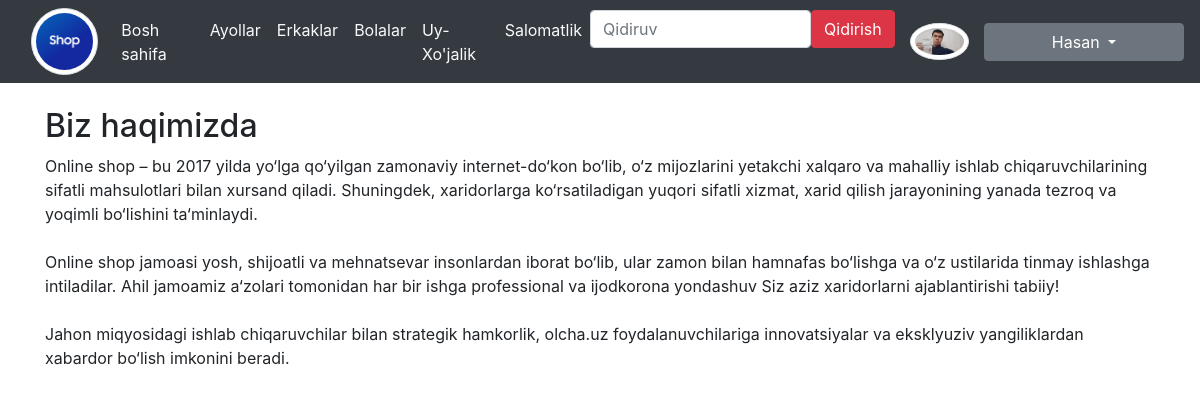
The page /user/about/ (signed in) on the database its author committed.
### users/models.py (models this page shows)
class CustomUser(AbstractUser):
    age = models.PositiveSmallIntegerField(null=True, blank=False)
    password = models.CharField(max_length=10)
    phone = models.IntegerField(max_length=15, null=True)
    image = models.ImageField(upload_to='users/',blank=True, null=True)
    location = models.CharField(max_length=255, choices=Location_choices)

### users/views.py (the view)
# urls.py: path('about/', About, name='about'),
def About(request):
    return render(request, template_name="user/about.html")

### templates/user/about.html
{% extends 'base.html' %}
{% load django_bootstrap5 %}
{% block content %}
<br><h2>Biz haqimizda</h2>
<p>Online shop – bu 2017 yilda yo‘lga qo‘yilgan zamonaviy internet-do‘kon bo‘lib, o‘z mijozlarini yetakchi xalqaro va mahalliy ishlab chiqaruvchilarining sifatli mahsulotlari bilan xursand qiladi. Shuningdek, xaridorlarga ko‘rsatiladigan yuqori sifatli xizmat, xarid qilish jarayonining yanada tezroq va yoqimli bo‘lishini ta‘minlaydi.<br><br>Online shop jamoasi yosh, shijoatli va mehnatsevar insonlardan iborat bo‘lib, ular zamon bilan hamnafas bo‘lishga va o‘z ustilarida tinmay ishlashga intiladilar. Ahil jamoamiz a‘zolari tomonidan har bir ishga professional va ijodkorona yondashuv Siz aziz xaridorlarni ajablantirishi tabiiy!<br><br>Jahon miqyosidagi ishlab chiqaruvchilar bilan strategik hamkorlik, olcha.uz foydalanuvchilariga innovatsiyalar va eksklyuziv yangiliklardan xabardor bo‘lish imkonini beradi.</p>
{% endblock content %}

### templates/base.html (shortened to what this page needs)
{% load static %}
<!DOCTYPE html>
<html lang="en">
<head>
    <link rel="stylesheet" href="https://cdn.jsdelivr.net/npm/bootstrap@4.5.3/dist/css/bootstrap.min.css">
    <link rel="stylesheet" href="https://cdn.jsdelivr.net/npm/bootstrap-icons@1.9.0/font/bootstrap-icons.css">
</head>
<body>
    <nav class="navbar navbar-expand-md navbar-light bg-dark">
        <div class="col-xs-3 col-sm-1">
            <img class="mg-fluid rounded-circle img-thumbnail" src="{% static 'img/shop.png' %}" alt="Townhouses">
        </div>
        <div class="collapse navbar-collapse" id="navbarNav">
            <ul class="navbar-nav mr-auto">
                <li class="nav-item active">
                    <a class="nav-link text-light" href="{% url 'home' %}">Bosh sahifa <span class="sr-only">(current)</span></a>
                </li>
                <li class="nav-item">
                    <a class="nav-link text-light" href="{% url 'product_filters' category='Ayollar' %}">Ayollar</a>
                </li>
                <li class="nav-item">
                    <a class="nav-link text-light" href="{% url 'product_filters' category='Erkaklar' %}">Erkaklar</a>
                </li>
                <li class="nav-item">
                    <a class="nav-link text-light" href="{% url 'product_filters' category='Bolalar' %}">Bolalar</a>
                </li>
                <li class="nav-item">
                    <a class="nav-link text-light" href="{% url 'product_filters' category="Uy-Xo'jalik" %}">Uy-Xo'jalik</a>
                </li>
                <li class="nav-item">
                    <a class="nav-link text-light" href="{% url 'product_filters' category='Salomatlik' %}">Salomatlik</a>
                </li>
                <li class="nav-item">
                    <div class="d-flex">
                      <form class="d-flex" method=POST action="{% url 'search' %}">
                        <input class="form-control me-2" type="search" placeholder="Qidiruv" aria-label="Search" name="searched">
                        <button type="submit" class="btn btn-danger">Qidirish</button>
                      </form>
                    </div>
                </li>
            </ul>
            {% if user.is_authenticated %}
                {% if user.image %}
                    <div class="col-xs-3 col-sm-1">
                        <img src="{{ user.image.url }}" alt="{{ user.username }}" class="img-fluid rounded-circle img-thumbnail">
                    </div>
                {% else %}
                    <div class="col-xs-3 col-sm-1">
                        <img src="{% static 'img/unknown.jpg' %}" alt="{{ user.username }}" class="mg-fluid rounded-circle img-thumbnail">
                    </div>
                {% endif %}
                <div class="dropdown">
                    <button style="min-width: 200px" class="btn btn-secondary dropdown-toggle " type="button" id="dropdownMenuButton1" data-bs-toggle="dropdown" aria-expanded="false">
                        {{ user.username }}
                    </button>
                </div>
            {% else %}
                <div class="btn-group" role="group" aria-label="Basic example">
                    <a class="btn btn-dark" href="{% url 'signin' %}" role="button">Kirish</a>
                    <a class="btn btn-dark" href="{% url 'signup' %}" role="button">Ro'yxatdan o'tish</a>
                </div>
            {% endif %}
        </div>
    </nav>
    <main>
        <div class="container">
            {% block content %}
            {% endblock content %}
        </div>
    </main>
</body>
</html>

### rows shown on the page
CustomUser: image (picture), username "Hasan"
